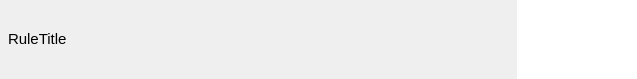
<?xml version="1.0" encoding="UTF-8"?>
<ui version="4.0">
 <class>Rule</class>
 <widget class="QDialog" name="Rule">
  <property name="geometry">
   <rect>
    <x>0</x>
    <y>0</y>
    <width>637</width>
    <height>79</height>
   </rect>
  </property>
  <property name="sizePolicy">
   <sizepolicy hsizetype="Preferred" vsizetype="Preferred">
    <horstretch>0</horstretch>
    <verstretch>0</verstretch>
   </sizepolicy>
  </property>
  <property name="font">
   <font>
    <pointsize>11</pointsize>
   </font>
  </property>
  <property name="acceptDrops">
   <bool>false</bool>
  </property>
  <property name="windowTitle">
   <string>Rule</string>
  </property>
  <layout class="QGridLayout" name="gridLayout_3">
   <property name="leftMargin">
    <number>8</number>
   </property>
   <property name="topMargin">
    <number>0</number>
   </property>
   <property name="rightMargin">
    <number>0</number>
   </property>
   <property name="bottomMargin">
    <number>0</number>
   </property>
   <property name="spacing">
    <number>0</number>
   </property>
   <item row="0" column="0">
    <layout class="QHBoxLayout" name="horizontalLayout">
     <item>
      <widget class="QLabel" name="ruleTitleLabel">
       <property name="sizePolicy">
        <sizepolicy hsizetype="Preferred" vsizetype="Maximum">
         <horstretch>0</horstretch>
         <verstretch>0</verstretch>
        </sizepolicy>
       </property>
       <property name="text">
        <string>RuleTitle</string>
       </property>
      </widget>
     </item>
     <item>
      <layout class="QHBoxLayout" name="horizontalLayout_2">
       <item>
        <spacer name="horizontalSpacer">
         <property name="orientation">
          <enum>Qt::Horizontal</enum>
         </property>
         <property name="sizeHint" stdset="0">
          <size>
           <width>40</width>
           <height>20</height>
          </size>
         </property>
        </spacer>
       </item>
       <item>
        <widget class="QPushButton" name="infoButton">
         <property name="sizePolicy">
          <sizepolicy hsizetype="Maximum" vsizetype="Minimum">
           <horstretch>0</horstretch>
           <verstretch>0</verstretch>
          </sizepolicy>
         </property>
         <property name="styleSheet">
          <string notr="true">
            QPushButton {background-color: #ffffff;border: 0px;}
            QPushButton:hover {background-color: rgb(211, 215, 207);}
          </string>
         </property>
         <property name="text">
          <string/>
         </property>
         <property name="flat">
          <bool>false</bool>
         </property>
        </widget>
       </item>
       <item>
        <widget class="QPushButton" name="editButton">
         <property name="sizePolicy">
          <sizepolicy hsizetype="Maximum" vsizetype="Minimum">
           <horstretch>0</horstretch>
           <verstretch>0</verstretch>
          </sizepolicy>
         </property>
         <property name="styleSheet">
          <string notr="true">
            QPushButton {background-color: #ffffff;border: 0px;}
            QPushButton:hover {background-color: rgb(211, 215, 207);}
          </string>
         </property>
         <property name="text">
          <string/>
         </property>
         <property name="flat">
          <bool>false</bool>
         </property>
        </widget>
       </item>
       <item>
        <widget class="QPushButton" name="deleteButton">
         <property name="sizePolicy">
          <sizepolicy hsizetype="Maximum" vsizetype="Minimum">
           <horstretch>0</horstretch>
           <verstretch>0</verstretch>
          </sizepolicy>
         </property>
         <property name="autoFillBackground">
          <bool>false</bool>
         </property>
         <property name="styleSheet">
          <string notr="true">
            QPushButton {background-color: #ffffff;border: 0px;}
            QPushButton:hover {background-color: rgb(211, 215, 207);}
          </string>
         </property>
         <property name="text">
          <string/>
         </property>
         <property name="default">
          <bool>false</bool>
         </property>
         <property name="flat">
          <bool>false</bool>
         </property>
        </widget>
       </item>
      </layout>
     </item>
    </layout>
   </item>
  </layout>
 </widget>
 <resources/>
 <connections/>
 <slots>
 </slots>
</ui>
